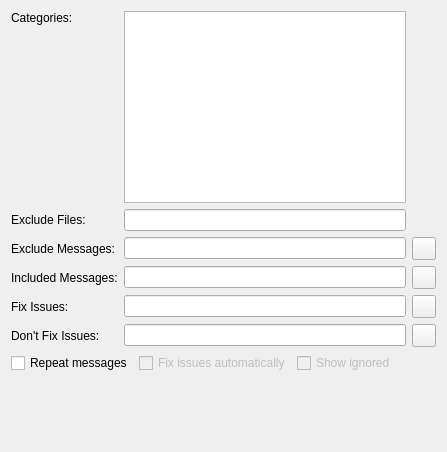
         <widget class="QWidget" name="globalOptionsTab">
          <attribute name="title">
           <string>Global Options</string>
          </attribute>
          <layout class="QGridLayout" name="gridLayout_2">
           <item row="0" column="0">
            <widget class="QLabel" name="label_20">
             <property name="text">
              <string>Categories:</string>
             </property>
             <property name="alignment">
              <set>Qt::AlignLeading|Qt::AlignLeft|Qt::AlignTop</set>
             </property>
            </widget>
           </item>
           <item row="0" column="1">
            <widget class="QListWidget" name="categoriesList">
             <property name="toolTip">
              <string>Select the categories of checks to be performed.</string>
             </property>
             <property name="sortingEnabled">
              <bool>true</bool>
             </property>
            </widget>
           </item>
           <item row="1" column="0">
            <widget class="QLabel" name="label_2">
             <property name="text">
              <string>Exclude Files:</string>
             </property>
            </widget>
           </item>
           <item row="1" column="1">
            <widget class="E5ClearableLineEdit" name="excludeFilesEdit">
             <property name="toolTip">
              <string>Enter filename patterns of files to be excluded separated by a comma</string>
             </property>
            </widget>
           </item>
           <item row="2" column="0">
            <widget class="QLabel" name="label">
             <property name="text">
              <string>Exclude Messages:</string>
             </property>
            </widget>
           </item>
           <item row="2" column="1">
            <widget class="E5ClearableLineEdit" name="excludeMessagesEdit">
             <property name="toolTip">
              <string>Enter message codes to be excluded separated by a comma</string>
             </property>
            </widget>
           </item>
           <item row="2" column="2">
            <widget class="QToolButton" name="excludeMessagesSelectButton">
             <property name="toolTip">
              <string>Press to select the message codes from a list</string>
             </property>
            </widget>
           </item>
           <item row="3" column="0">
            <widget class="QLabel" name="label_3">
             <property name="text">
              <string>Included Messages:</string>
             </property>
            </widget>
           </item>
           <item row="3" column="1">
            <widget class="E5ClearableLineEdit" name="includeMessagesEdit">
             <property name="toolTip">
              <string>Enter message codes to be included separated by a comma</string>
             </property>
            </widget>
           </item>
           <item row="3" column="2">
            <widget class="QToolButton" name="includeMessagesSelectButton">
             <property name="toolTip">
              <string>Press to select the message codes from a list</string>
             </property>
            </widget>
           </item>
           <item row="4" column="0">
            <widget class="QLabel" name="label_4">
             <property name="text">
              <string>Fix Issues:</string>
             </property>
            </widget>
           </item>
           <item row="4" column="1">
            <widget class="E5ClearableLineEdit" name="fixIssuesEdit">
             <property name="toolTip">
              <string>Enter message codes of issues to be fixed automatically (leave empty to fix all)</string>
             </property>
            </widget>
           </item>
           <item row="4" column="2">
            <widget class="QToolButton" name="fixIssuesSelectButton">
             <property name="toolTip">
              <string>Press to select the message codes from a list</string>
             </property>
            </widget>
           </item>
           <item row="5" column="0">
            <widget class="QLabel" name="label_6">
             <property name="text">
              <string>Don't Fix Issues:</string>
             </property>
            </widget>
           </item>
           <item row="5" column="1">
            <widget class="E5ClearableLineEdit" name="noFixIssuesEdit">
             <property name="toolTip">
              <string>Enter message codes of issues not to be fixed automatically</string>
             </property>
            </widget>
           </item>
           <item row="5" column="2">
            <widget class="QToolButton" name="noFixIssuesSelectButton">
             <property name="toolTip">
              <string>Press to select the message codes from a list</string>
             </property>
            </widget>
           </item>
           <item row="6" column="0" colspan="3">
            <layout class="QHBoxLayout" name="horizontalLayout">
             <item>
              <widget class="QCheckBox" name="repeatCheckBox">
               <property name="toolTip">
                <string>Select to repeat each message type</string>
               </property>
               <property name="text">
                <string>Repeat messages</string>
               </property>
              </widget>
             </item>
             <item>
              <widget class="QCheckBox" name="fixIssuesCheckBox">
               <property name="enabled">
                <bool>false</bool>
               </property>
               <property name="toolTip">
                <string>Select to fix some issues</string>
               </property>
               <property name="text">
                <string>Fix issues automatically</string>
               </property>
              </widget>
             </item>
             <item>
              <widget class="QCheckBox" name="ignoredCheckBox">
               <property name="enabled">
                <bool>false</bool>
               </property>
               <property name="toolTip">
                <string>Select to show ignored issues</string>
               </property>
               <property name="text">
                <string>Show ignored</string>
               </property>
              </widget>
             </item>
             <item>
              <spacer name="horizontalSpacer">
               <property name="orientation">
                <enum>Qt::Horizontal</enum>
               </property>
               <property name="sizeHint" stdset="0">
                <size>
                 <width>40</width>
                 <height>20</height>
                </size>
               </property>
              </spacer>
             </item>
            </layout>
           </item>
           <item row="7" column="0">
            <spacer name="verticalSpacer_2">
             <property name="orientation">
              <enum>Qt::Vertical</enum>
             </property>
             <property name="sizeHint" stdset="0">
              <size>
               <width>20</width>
               <height>68</height>
              </size>
             </property>
            </spacer>
           </item>
          </layout>
         </widget>
